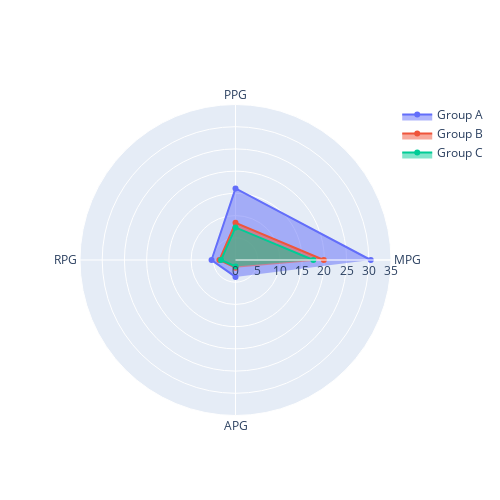

Notebook cell for this chart:
### Code cell
# Radar visualization of MPG,PPG,RPG, and APG stats to compare group A,B, and C.
pg_categories = ['MPG','PPG', 'RPG', 'APG']
pg_fig = go.Figure()
pg_fig.add_trace(go.Scatterpolar(
    r = [30.44, 16.10, 5.39, 3.80],
    theta = pg_categories,
    fill='toself',
    name= 'Group A'
))

pg_fig.add_trace(go.Scatterpolar(
    r = [19.88,8.36,3.62,1.72],
    theta = pg_categories,
    fill='toself',
    name= 'Group B'
))

pg_fig.add_trace(go.Scatterpolar(
    r = [17.52,7.33,3.26,1.46],
    theta = pg_categories,
    fill='toself',
    name= 'Group C'
))

pg_fig.update_layout(
    polar=dict(
        radialaxis=dict(
          visible=True,
          range=[0,35]
        )),
    showlegend=True,
    width = 500,
    height = 500
)
    
pg_fig.show()

### Figure 1 — Plotly figure (JSON) as saved in the notebook; plotly's stock layout.template omitted (floating-point values rounded to 4 significant figures)
{"data": [{"fill": "toself", "name": "Group A", "r": [30.44, 16.1, 5.39, 3.8], "theta": ["MPG", "PPG", "RPG", "APG"], "type": "scatterpolar"}, {"fill": "toself", "name": "Group B", "r": [19.88, 8.36, 3.62, 1.72], "theta": ["MPG", "PPG", "RPG", "APG"], "type": "scatterpolar"}, {"fill": "toself", "name": "Group C", "r": [17.52, 7.33, 3.26, 1.46], "theta": ["MPG", "PPG", "RPG", "APG"], "type": "scatterpolar"}], "layout": {"height": 500, "polar": {"angularaxis": {"type": "category"}, "radialaxis": {"autorange": false, "range": [0, 35], "type": "linear", "visible": true}}, "showlegend": true, "width": 500}}
